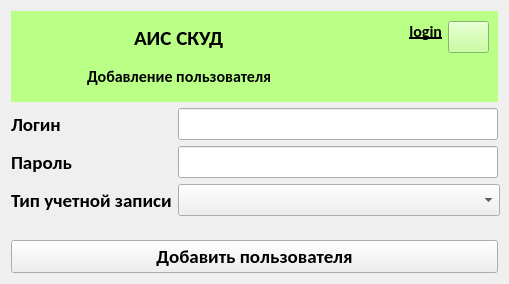
<?xml version="1.0" encoding="UTF-8"?>
<ui version="4.0">
 <class>AmAddUser</class>
 <widget class="QWidget" name="AmAddUser">
  <property name="geometry">
   <rect>
    <x>0</x>
    <y>0</y>
    <width>509</width>
    <height>284</height>
   </rect>
  </property>
  <property name="minimumSize">
   <size>
    <width>509</width>
    <height>284</height>
   </size>
  </property>
  <property name="windowTitle">
   <string>ACMS</string>
  </property>
  <property name="windowIcon">
   <iconset resource="lw.qrc">
    <normaloff>:/labels/label.png</normaloff>:/labels/label.png</iconset>
  </property>
  <layout class="QGridLayout" name="gridLayout_2">
   <item row="0" column="0">
    <widget class="QFrame" name="frame">
     <property name="minimumSize">
      <size>
       <width>480</width>
       <height>91</height>
      </size>
     </property>
     <property name="maximumSize">
      <size>
       <width>5000</width>
       <height>91</height>
      </size>
     </property>
     <property name="layoutDirection">
      <enum>Qt::LayoutDirection::LeftToRight</enum>
     </property>
     <property name="autoFillBackground">
      <bool>false</bool>
     </property>
     <property name="styleSheet">
      <string notr="true">background-color: rgb(186, 255, 134);</string>
     </property>
     <property name="frameShape">
      <enum>QFrame::Shape::NoFrame</enum>
     </property>
     <property name="frameShadow">
      <enum>QFrame::Shadow::Plain</enum>
     </property>
     <layout class="QGridLayout" name="gridLayout">
      <item row="0" column="0">
       <widget class="QLabel" name="label">
        <property name="minimumSize">
         <size>
          <width>61</width>
          <height>71</height>
         </size>
        </property>
        <property name="maximumSize">
         <size>
          <width>61</width>
          <height>71</height>
         </size>
        </property>
        <property name="text">
         <string/>
        </property>
        <property name="pixmap">
         <pixmap resource="lw.qrc">:/labels/label.png</pixmap>
        </property>
        <property name="scaledContents">
         <bool>true</bool>
        </property>
        <property name="alignment">
         <set>Qt::AlignmentFlag::AlignCenter</set>
        </property>
       </widget>
      </item>
      <item row="0" column="1">
       <layout class="QVBoxLayout" name="verticalLayout">
        <item alignment="Qt::AlignmentFlag::AlignHCenter">
         <widget class="QLabel" name="label_3">
          <property name="font">
           <font>
            <family>Carlito</family>
            <pointsize>16</pointsize>
            <bold>true</bold>
           </font>
          </property>
          <property name="text">
           <string>АИС СКУД</string>
          </property>
         </widget>
        </item>
        <item alignment="Qt::AlignmentFlag::AlignHCenter">
         <widget class="QLabel" name="label_2">
          <property name="font">
           <font>
            <family>Carlito</family>
            <pointsize>12</pointsize>
            <bold>true</bold>
           </font>
          </property>
          <property name="text">
           <string>Добавление пользователя</string>
          </property>
         </widget>
        </item>
       </layout>
      </item>
      <item row="0" column="2">
       <spacer name="horizontalSpacer">
        <property name="orientation">
         <enum>Qt::Orientation::Horizontal</enum>
        </property>
        <property name="sizeHint" stdset="0">
         <size>
          <width>40</width>
          <height>20</height>
         </size>
        </property>
       </spacer>
      </item>
      <item row="0" column="3">
       <layout class="QHBoxLayout" name="horizontalLayout">
        <item alignment="Qt::AlignmentFlag::AlignRight|Qt::AlignmentFlag::AlignTop">
         <widget class="QLabel" name="llogin">
          <property name="minimumSize">
           <size>
            <width>130</width>
            <height>20</height>
           </size>
          </property>
          <property name="maximumSize">
           <size>
            <width>130</width>
            <height>20</height>
           </size>
          </property>
          <property name="font">
           <font>
            <family>Carlito</family>
            <pointsize>12</pointsize>
            <bold>true</bold>
            <underline>true</underline>
           </font>
          </property>
          <property name="layoutDirection">
           <enum>Qt::LayoutDirection::LeftToRight</enum>
          </property>
          <property name="text">
           <string>login</string>
          </property>
          <property name="alignment">
           <set>Qt::AlignmentFlag::AlignRight|Qt::AlignmentFlag::AlignTrailing|Qt::AlignmentFlag::AlignVCenter</set>
          </property>
         </widget>
        </item>
        <item alignment="Qt::AlignmentFlag::AlignRight|Qt::AlignmentFlag::AlignTop">
         <widget class="QPushButton" name="btnlogout">
          <property name="minimumSize">
           <size>
            <width>41</width>
            <height>32</height>
           </size>
          </property>
          <property name="maximumSize">
           <size>
            <width>41</width>
            <height>32</height>
           </size>
          </property>
          <property name="text">
           <string/>
          </property>
          <property name="icon">
           <iconset resource="lw.qrc">
            <normaloff>:/labels/logout.png</normaloff>:/labels/logout.png</iconset>
          </property>
         </widget>
        </item>
       </layout>
      </item>
     </layout>
    </widget>
   </item>
   <item row="1" column="0">
    <layout class="QVBoxLayout" name="verticalLayout_2">
     <item>
      <layout class="QFormLayout" name="formLayout">
       <item row="0" column="0">
        <widget class="QLabel" name="label_4">
         <property name="font">
          <font>
           <family>Carlito</family>
           <pointsize>14</pointsize>
           <bold>true</bold>
          </font>
         </property>
         <property name="text">
          <string>Логин</string>
         </property>
        </widget>
       </item>
       <item row="0" column="1">
        <widget class="QLineEdit" name="lenewlogin">
         <property name="minimumSize">
          <size>
           <width>150</width>
           <height>32</height>
          </size>
         </property>
        </widget>
       </item>
       <item row="1" column="0">
        <widget class="QLabel" name="label_5">
         <property name="font">
          <font>
           <family>Carlito</family>
           <pointsize>14</pointsize>
           <bold>true</bold>
          </font>
         </property>
         <property name="text">
          <string>Пароль</string>
         </property>
        </widget>
       </item>
       <item row="1" column="1">
        <widget class="QLineEdit" name="lenewpassword">
         <property name="minimumSize">
          <size>
           <width>150</width>
           <height>32</height>
          </size>
         </property>
        </widget>
       </item>
       <item row="2" column="0">
        <widget class="QLabel" name="label_6">
         <property name="font">
          <font>
           <family>Carlito</family>
           <pointsize>14</pointsize>
           <bold>true</bold>
          </font>
         </property>
         <property name="text">
          <string>Тип учетной записи</string>
         </property>
        </widget>
       </item>
       <item row="2" column="1">
        <widget class="QComboBox" name="cbusertype">
         <property name="minimumSize">
          <size>
           <width>322</width>
           <height>32</height>
          </size>
         </property>
        </widget>
       </item>
      </layout>
     </item>
     <item>
      <widget class="QPushButton" name="btnadd">
       <property name="font">
        <font>
         <family>Carlito</family>
         <pointsize>14</pointsize>
         <bold>true</bold>
        </font>
       </property>
       <property name="text">
        <string>Добавить пользователя</string>
       </property>
      </widget>
     </item>
    </layout>
   </item>
  </layout>
 </widget>
 <resources>
  <include location="lw.qrc"/>
 </resources>
 <connections/>
</ui>
